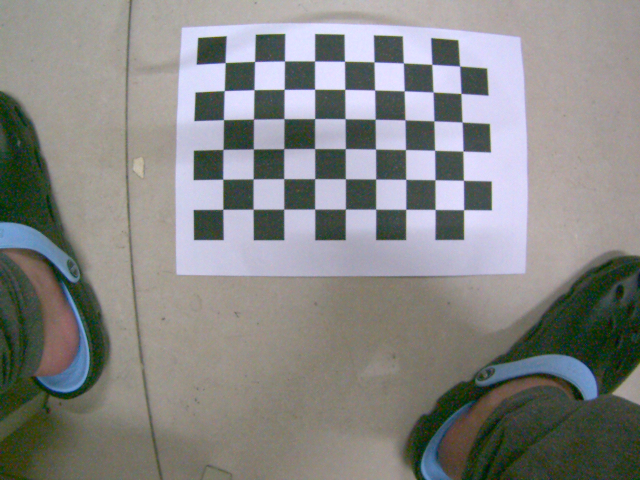
//> input picture Calibration_OpenCV/Calibration_OpenCV/image/1.bmp, 1280 x 960 px (shown at 1/2 size)
$ ./Calibration_OpenCV   (built with g++ and OpenCV 4)
//> lines starting //> are read from the running program, lines starting //| are printed output that depends on the picture
//> further down, image is the input picture: 960 rows x 1280 cols, CV_8UC3; mean B, G, R 132.6, 134.6, 134.5
//> pass 2 of the loop in main, `for (int i = 1; i <= 5; i++)`:
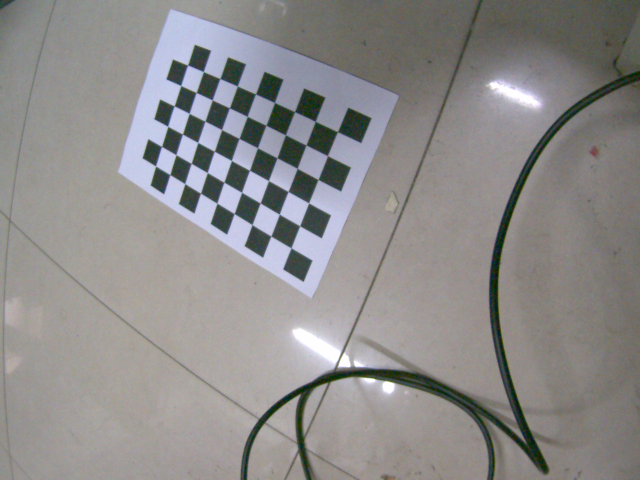
//> input picture Calibration_OpenCV/Calibration_OpenCV/image/2.bmp, 1280 x 960 px (shown at 1/2 size)
//> image is the input picture: 960 rows x 1280 cols, CV_8UC3; mean B, G, R 138.4, 139.2, 141.3
//> pass 3 of the loop in main, `for (int i = 1; i <= 5; i++)`:
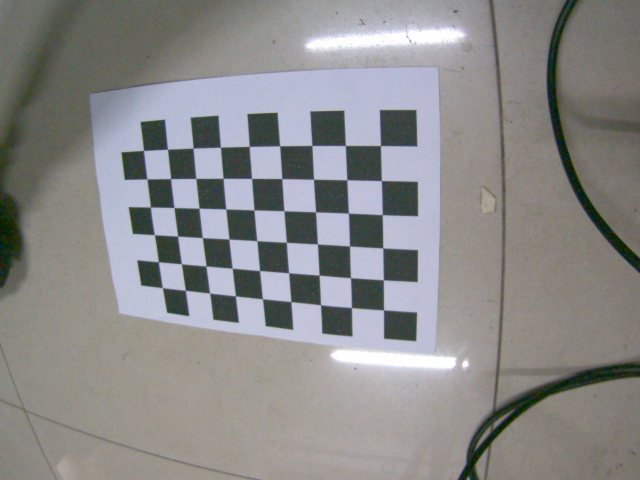
//> input picture Calibration_OpenCV/Calibration_OpenCV/image/3.bmp, 1280 x 960 px (shown at 1/2 size)
//> image is the input picture: 960 rows x 1280 cols, CV_8UC3; mean B, G, R 137.4, 137.8, 138.3
//> the loop made 5 passes; the first 3 are shown
### Calibration_OpenCV/Calibration_OpenCV/Calibration.h
#pragma once
#include <opencv2\opencv.hpp>
#include <vector>
#include <iostream>

using namespace std;
using namespace cv;

class CameraCalibrator
{
public:
	//世界坐标
	vector <vector<Point3f >> objectPoints;
	//图像坐标
	vector <vector<Point2f>> imagePoints;
	//输出矩阵
	Mat camerMatirx;
	Mat disCoeffs;
	//标记
	int flag;
	//去畸变参数
	Mat map1, map2;
	//是否去畸变
	bool mustInitUndistort;

	//保存点数据
	void addPoints(const vector<Point2f> & imageConers, const vector<Point3f> &objectConers)
	{
		imagePoints.push_back(imageConers);
		objectPoints.push_back(objectConers);
	}

public:
	CameraCalibrator():flag(0),mustInitUndistort(true){}

	//打开棋盘图片，提取角点
	int addChessboardPoints(const vector<string> &filelist, Size &boardSize)
	{
		vector<Point2f> imageConers;
		vector<Point3f> objectConers;
		//输入角点的世界坐标
		for (int i = 0; i < boardSize.height; i++)
		{
			for (int j = 0; j < boardSize.width; j++)
			{
				objectConers.push_back(cv::Point3f(i, j, 0.0f));
			}
		}
		//计算角点在图像中的坐标
		Mat image;
		int success = 0;
		for (int i = 0; i < filelist.size(); i++)
		{
			image = imread(filelist[i]);
			Mat gray;
			cvtColor(image, gray, CV_BGR2GRAY);
			//找到角点坐标
			bool found = findChessboardCorners(gray, boardSize, imageConers);
			cornerSubPix(gray, imageConers, Size(5, 5), Size(-1, -1),
				TermCriteria(TermCriteria::MAX_ITER+TermCriteria::EPS,30,0.1));
			if (imageConers.size() == boardSize.area())
			{
				addPoints(imageConers, objectConers);
				success++;
			}
			//画出角点
			drawChessboardCorners(image, boardSize, imageConers, found);
			imshow("Corners on Chessboard", image);
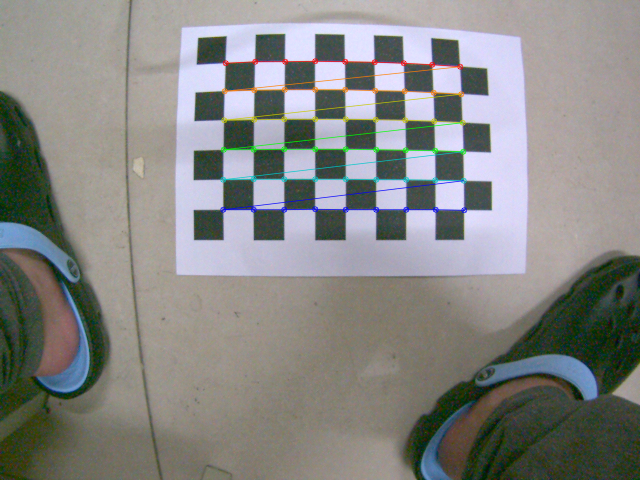
//> window 'Corners on Chessboard': 960 rows x 1280 cols, CV_8UC3 (shown at 1/2 size); mean B, G, R 131.9, 134.6, 134.3
			waitKey(100);
		}
//> pass 2 of the loop in addChessboardPoints, `for (int i = 0; i < filelist.size(); i++)`:
//> in addChessboardPoints, `imshow("Corners on Chessboard", image);`:
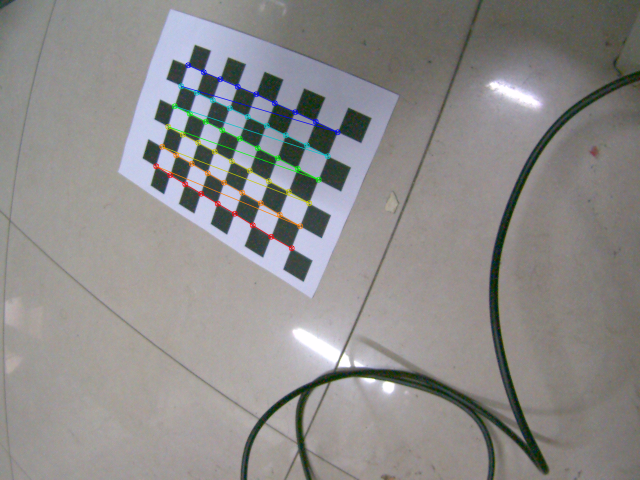
//> window 'Corners on Chessboard': 960 rows x 1280 cols, CV_8UC3 (shown at 1/2 size); mean B, G, R 138.1, 139.3, 141.2
//> pass 3 of the loop in addChessboardPoints, `for (int i = 0; i < filelist.size(); i++)`:
//> in addChessboardPoints, `imshow("Corners on Chessboard", image);`:
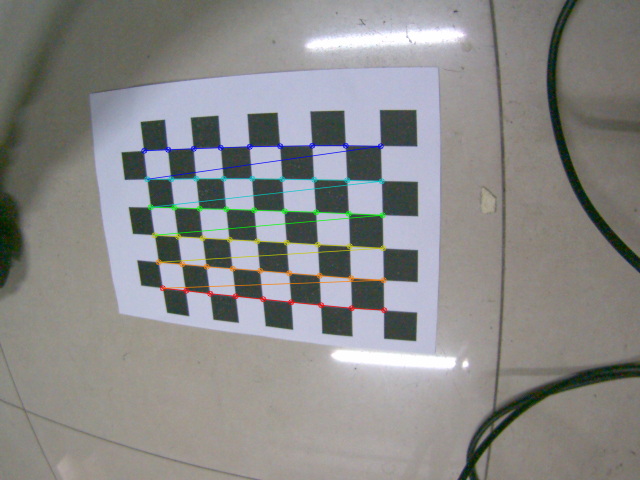
//> window 'Corners on Chessboard': 960 rows x 1280 cols, CV_8UC3 (shown at 1/2 size); mean B, G, R 136.9, 137.8, 138.2
//> the loop made 5 passes; the first 3 are shown
		return success;
	}
	//相机标定
	double calibrate(Size &imageSize)
	{
		mustInitUndistort = true;
		vector<Mat> rvecs, tvecs;
		//相机标定
		return calibrateCamera(objectPoints, imagePoints, imageSize, camerMatirx, disCoeffs, rvecs, tvecs, flag);
	}
	//去畸变
	Mat remap(const Mat image)
	{
		Mat undistorted;
		if (mustInitUndistort)
		{
			//计算畸变参数
			initUndistortRectifyMap(camerMatirx, disCoeffs, Mat(), Mat(), image.size(), CV_32FC1, map1, map2);
//> disCoeffs = [-0.474, 1.05, 0.0028, 0.00268, -2.4]
			mustInitUndistort = false;
		}
		cv::remap(image, undistorted, map1, map2, INTER_LINEAR);
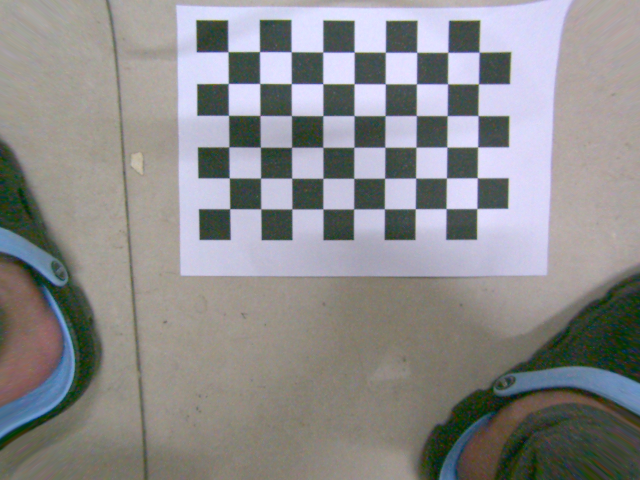
//> undistorted: 960 rows x 1280 cols, CV_8UC3 (shown at 1/2 size); mean B, G, R 139.9, 139.8, 140.6
		return undistorted;
	}
	//常成员函数，获得相机内参数矩阵，投影矩阵数据
	Mat getCameraMatrix() const { return camerMatirx; }
	Mat getDistCoeffs() const { return disCoeffs; }
};

### Calibration_OpenCV/Calibration_OpenCV/stdafx.h
// stdafx.h : 标准系统包含文件的包含文件，
// 或是经常使用但不常更改的
// 特定于项目的包含文件
//

#pragma once

#include "targetver.h"

#include <stdio.h>
#include <tchar.h>


// TODO:  在此处引用程序需要的其他头文件

### Calibration_OpenCV/Calibration_OpenCV/Calibration_OpenCV.cpp
// Calibration_OpenCV.cpp : 定义控制台应用程序的入口点。
//

#include "stdafx.h"
#include <opencv2\opencv.hpp>
#include "Calibration.h"
#include <iostream>
#include <string>
using namespace cv;
using namespace std;

int main()
{
	CameraCalibrator Cc;
	Mat image;
	vector<string> filelist;
	//namedWindow("Image");
	for (int i = 1; i <= 5; i++)
	{
		string tmp_str;
		tmp_str = "image\\" + to_string(i) + ".bmp";
		filelist.push_back(tmp_str);
		image = imread(tmp_str);
		imshow("image", image);
		waitKey(100);
	}
	//image = imread("image\\1.bmp");
	//vector<Point2f> imageConers;
	//bool found = findChessboardCorners(image, Size(9, 6), imageConers);
	//相机标定
	cv::Size boardSize(9, 6);
	Cc.addChessboardPoints(filelist, boardSize);
	Cc.calibrate(image.size());
	//输出
	cout << Cc.getCameraMatrix() << endl;
	cout << Cc.getDistCoeffs() << endl;
	//去畸变
	Mat image2 = imread("image\\1.bmp");
	Mat uImage2 = Cc.remap(image2);
	imshow("原图像", image2);
	imshow("去畸变", uImage2);
	waitKey(0);

	//局部去畸变测试
	Mat image3 = image2(Rect(350,40,750,120));
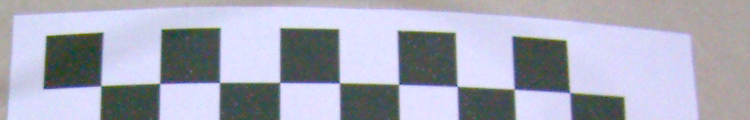
//> image3: 120 rows x 750 cols, CV_8UC3; mean B, G, R 185.8, 170.6, 168.5
	Mat maprect1 = Cc.map1(Rect(350, 40, 750, 120))-350;
	Mat maprect2 = Cc.map2(Rect(350, 40, 750, 120))-40;
	Mat uImage3;
	double time;
	time = (double)getTickCount();
	cv::remap(image3, uImage3, maprect1, maprect2, INTER_LINEAR);
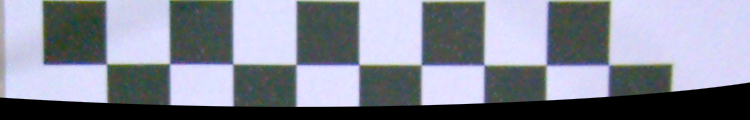
//> uImage3: 120 rows x 750 cols, CV_8UC3; mean B, G, R 148.8, 135.3, 131.2
	time = 1000 * ((double)getTickCount() - time) / getTickFrequency();
cout << time << endl;
	imshow("原图像区域", image3);
	imshow("去畸变后的区域", uImage3);

	waitKey(0);
	system("pause");
	return 0;
}
